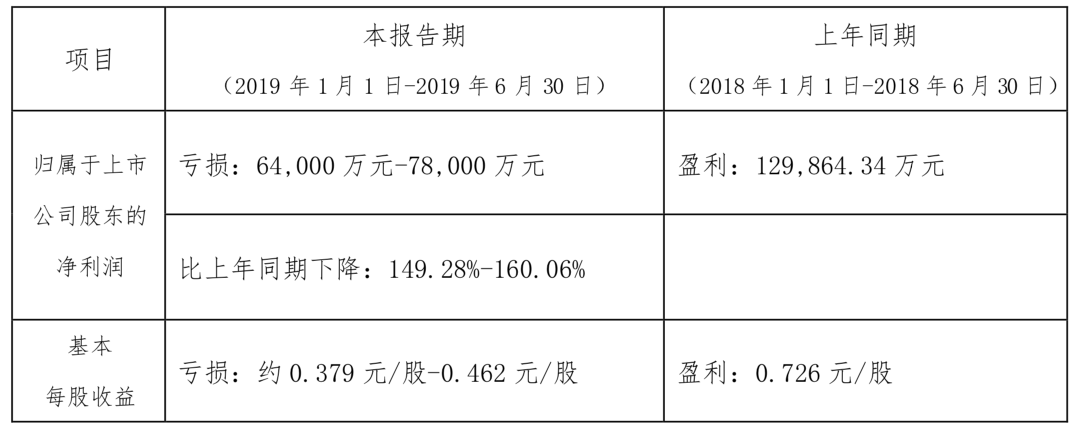
#> input picture tmp.png, 2158 x 860 px (shown at 1/2 size)
$ python utils_image.py
#> lines starting #> are read from the running program, lines starting #| are printed output that depends on the picture
import numpy as np
from PIL import Image
import cv2


def scale_image(w, h, min_scale=600, max_scale=900):
    """
    调整图片尺寸，放缩至短边<=600，长边<=900范围内
    :param w:
    :param h:
    :param min_scale:
    :param max_scale:
    :return:
    """
    ratio = float(min_scale) / min(h, w)
    if ratio * max(h, w) > max_scale:
        ratio = float(max_scale) / max(h, w)
    new_w, new_h = int(w * ratio), int(h * ratio)

    return new_w - (new_w % 32), new_h - (new_h % 32)


# [86 lines left out: functions cv2_nms, cv2_nms_rotate, solve, rotate_cut_img, resizeNormalize, not called in this run]


if __name__ == '__main__':
    import cv2
    from PIL import Image

    img = cv2.imread('../tmp.png')
#> img is the input picture: shape (860, 2158, 3); min 0, max 255, mean 243.9
    w, h, _ = img.shape
#> w = 860; h = 2158

    img2 = Image.fromarray(img)
    ww, hh = img2.size
#> ww = 2158; hh = 860

    new_ww, new_hh = scale_image(ww, hh)
#> new_ww = 896; new_hh = 352

    img = cv2.resize(img, (new_ww, new_hh), interpolation=cv2.INTER_CUBIC)
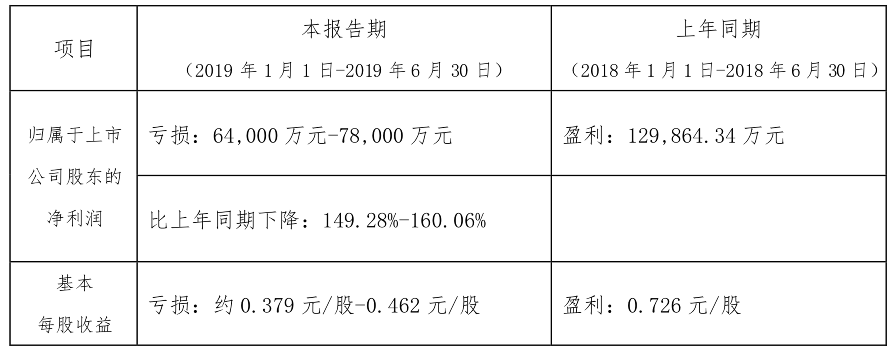
#> img: shape (352, 896, 3); min 0, max 255, mean 243.9
    cv2.imshow('', img)
    cv2.waitKey()
    cv2.destroyAllWindows()

    img2 = img2.resize((new_ww, new_hh), Image.BICUBIC)
    img2.show()
